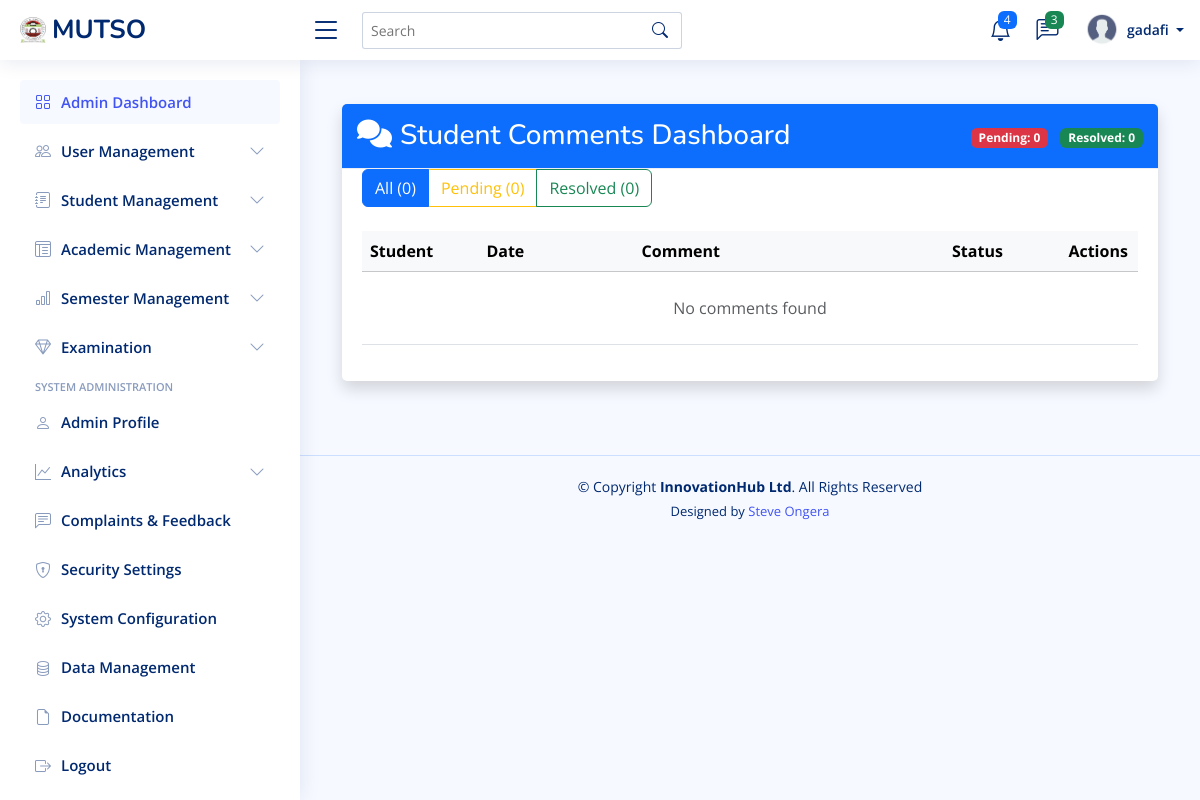
Page /admins/comments/ (signed in) on the earlier database version.
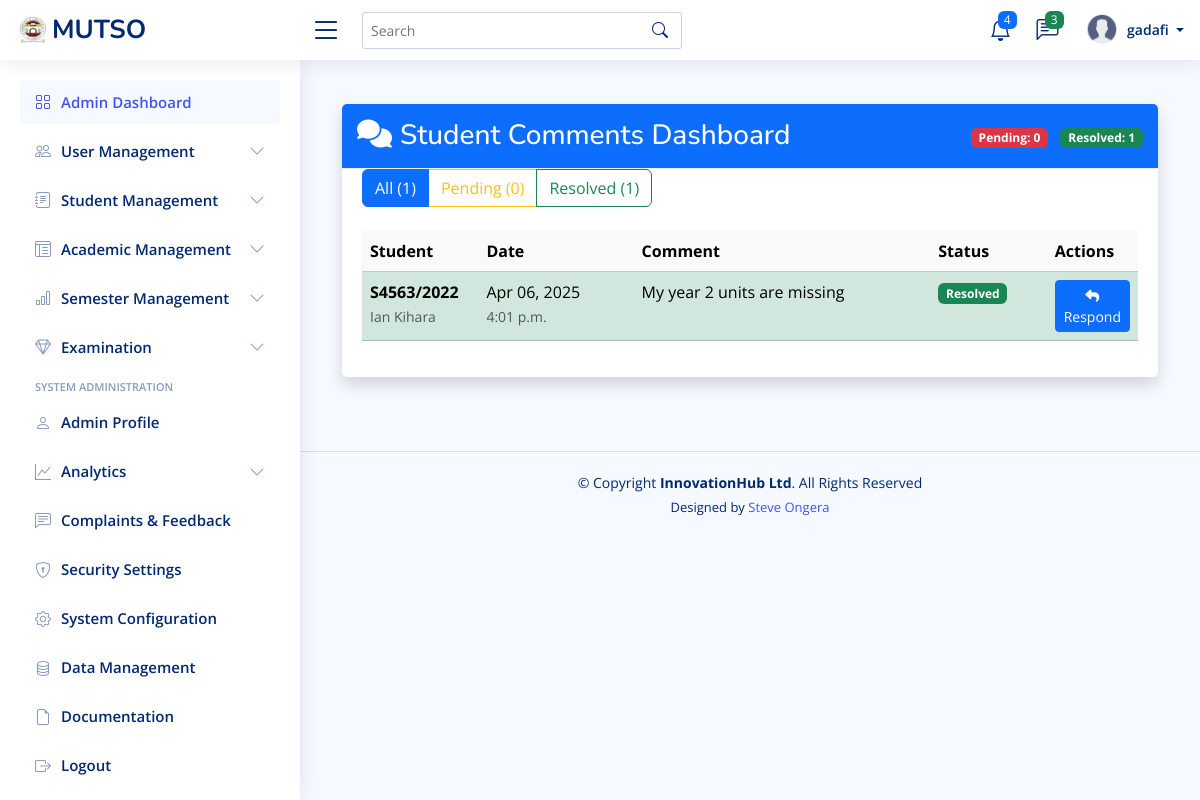
Same page on the later database version.
### students_portal/models.py (models this page shows, shortened)
class StudentComment(models.Model):
    student = models.ForeignKey(Student, on_delete=models.CASCADE, related_name='comments')
    comment = models.TextField()
    created_at = models.DateTimeField(auto_now_add=True)
    updated_at = models.DateTimeField(auto_now=True)
    is_resolved = models.BooleanField(default=False)
    admin_response = models.TextField(blank=True, null=True)
    responded_by = models.ForeignKey(User, on_delete=models.SET_NULL, null=True, blank=True, related_name='responded_comments')
    class Meta:
        ordering = ['-created_at']
        verbose_name = 'Student Comment'
        verbose_name_plural = 'Student Comments'

class Student(models.Model):
    registration_number = models.CharField(max_length=20, unique=True)
    first_name = models.CharField(max_length=100)
    last_name = models.CharField(max_length=100)
    middle_name = models.CharField(max_length=100, blank=True, null=True)
    id_number = models.CharField(max_length=20, blank=True, null=True)
    profile_picture = models.ImageField(upload_to='lecturer_profiles/', blank=True, null=True)
    programme = models.ForeignKey(Programme, on_delete=models.CASCADE, related_name='students')
    current_year = models.IntegerField()
    current_semester = models.IntegerField()
    date_of_admission = models.DateField()
    expected_graduation_date = models.DateField(blank=True, null=True)
    date_of_birth = models.DateField(blank=True, null=True)
    gender = models.CharField(max_length=10, choices=[
        ('M', 'Male'),
        ('F', 'Female'),
        ('O', 'Other')
    ], blank=True, null=True)
    email = models.EmailField(blank=True, null=True)
    phone_number = models.CharField(max_length=15, blank=True, null=True)
    religion = models.CharField(max_length=50, blank=True, null=True)
    county = models.CharField(max_length=50, blank=True, null=True)
    town = models.CharField(max_length=50, blank=True, null=True)
    postal_address = models.CharField(max_length=100, blank=True, null=True)
    postal_code = models.CharField(max_length=10, blank=True, null=True)
    parent_name = models.CharField(max_length=100, blank=True, null=True)
    parent_phone = models.CharField(max_length=15, blank=True, null=True)
    emergency_contact_name = models.CharField(max_length=100, blank=True, null=True)
    emergency_contact_relationship = models.CharField(max_length=50, blank=True, null=True)
    emergency_contact_phone = models.CharField(max_length=15, blank=True, null=True)
    is_active = models.BooleanField(default=True)
    status = models.CharField(max_length=20, choices=[
        ('active', 'Active'),
        ('inactive', 'Inactive'),
        ('graduated', 'Graduated'),
        ('deferred', 'Deferred'),
        ('suspended', 'Suspended'),
        ('transferred', 'Transferred'),
        ('withdrawn', 'Withdrawn')
    ], default='active')
    entry_mode = models.CharField(max_length=20, choices=[
        ('government_sponsored', 'Government-Sponsored'),
        ('self_sponsored', 'Self-Sponsored'),
        ('parallel', 'Parallel'),
        ('exchange', 'Exchange'),
        ('transfer', 'Transfer')
    ], default='government_sponsored')
    scholarship_info = models.TextField(blank=True, null=True)
    created_at = models.DateTimeField(auto_now_add=True)
    updated_at = models.DateTimeField(auto_now=True)
    def get_full_name(self):
        if self.middle_name:
            return f"{self.first_name} {self.middle_name} {self.last_name}"
        return f"{self.first_name} {self.last_name}"

### students_portal/views.py (the view)
# urls.py: path('admins/comments/', views.admin_comment_dashboard, name='admin_comment_dashboard'),
@login_required
@user_passes_test(is_admin)
def admin_comment_dashboard(request):
    comments = StudentComment.objects.all().order_by('-created_at').select_related('student')
    status_filter = request.GET.get('status', 'all')
    if status_filter == 'pending':
        comments = comments.filter(is_resolved=False)
    elif status_filter == 'resolved':
        comments = comments.filter(is_resolved=True)
    context = {
        'comments': comments,
        'status_filter': status_filter,
        'pending_count': StudentComment.objects.filter(is_resolved=False).count(),
        'resolved_count': StudentComment.objects.filter(is_resolved=True).count(),
        'total_count': StudentComment.objects.count(),
    }
    return render(request, 'comments/comments_dashboard.html', context)

### students_portal/views.py (called while the page is built)
def is_admin(user):
    return user.is_authenticated and user.user_type == 'admin'

### templates/comments/comments_dashboard.html
{% extends 'base/base.html' %}
{% block content %}
<div class="container-fluid py-4">
    <div class="card shadow">
        <div class="card-header bg-primary text-white">
            <div class="d-flex justify-content-between align-items-center">
                <h3 class="mb-0"><i class="fas fa-comments me-2"></i>Student Comments Dashboard</h3>
                <div>
                    <span class="badge bg-danger me-2">Pending: {{ pending_count }}</span>
                    <span class="badge bg-success">Resolved: {{ resolved_count }}</span>
                </div>
            </div>
        </div>
        <div class="card-body">
            <div class="mb-4">
                <div class="btn-group" role="group">
                    <a href="?status=all" class="btn btn-outline-primary {% if status_filter == 'all' %}active{% endif %}">
                        All ({{ total_count }})
                    </a>
                    <a href="?status=pending" class="btn btn-outline-warning {% if status_filter == 'pending' %}active{% endif %}">
                        Pending ({{ pending_count }})
                    </a>
                    <a href="?status=resolved" class="btn btn-outline-success {% if status_filter == 'resolved' %}active{% endif %}">
                        Resolved ({{ resolved_count }})
                    </a>
                </div>
            </div>
            <div class="table-responsive">
                <table class="table table-hover">
                    <thead class="table-light">
                        <tr>
                            <th width="15%">Student</th>
                            <th width="20%">Date</th>
                            <th>Comment</th>
                            <th width="15%">Status</th>
                            <th width="10%">Actions</th>
                        </tr>
                    </thead>
                    <tbody>
                        {% for comment in comments %}
                        <tr class="{% if comment.is_resolved %}table-success{% else %}table-warning{% endif %}">
                            <td>
                                <strong>{{ comment.student.registration_number }}</strong><br>
                                <small class="text-muted">{{ comment.student.get_full_name }}</small>
                            </td>
                            <td>
                                {{ comment.created_at|date:"M d, Y" }}<br>
                                <small class="text-muted">{{ comment.created_at|time }}</small>
                            </td>
                            <td>
                                <div class="comment-preview">
                                    {{ comment.comment|truncatechars:100 }}
                                </div>
                            </td>
                            <td>
                                {% if comment.is_resolved %}
                                    <span class="badge bg-success">Resolved</span>
                                {% else %}
                                    <span class="badge bg-warning text-dark">Pending</span>
                                {% endif %}
                            </td>
                            <td>
                                <a href="{% url 'admin_comment_response' comment.id %}" class="btn btn-sm btn-primary">
                                    <i class="fas fa-reply"></i> Respond
                                </a>
                            </td>
                        </tr>
                        {% empty %}
                        <tr>
                            <td colspan="5" class="text-center py-4 text-muted">
                                No comments found
                            </td>
                        </tr>
                        {% endfor %}
                    </tbody>
                </table>
            </div>
        </div>
    </div>
</div>
{% endblock %}

Differences in the rows shown:
added StudentComment: student.registration_number "S4563/2022", student.get_full_name "Ian Kihara", created_at "Apr 06, 2025", created_at "4:01 p.m.", comment "My year 2 units are missing", is_resolved "Resolved"
Other differences:
{{ resolved_count }}: "0" → "1"
{{ total_count }}: "0" → "1"
text no longer shown: "No comments found"
